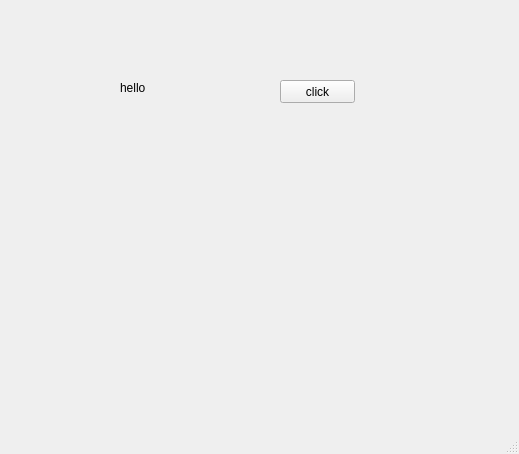
<?xml version="1.0" encoding="UTF-8"?>
<ui version="4.0">
 <class>MainWindow</class>
 <widget class="QMainWindow" name="MainWindow">
  <property name="geometry">
   <rect>
    <x>0</x>
    <y>0</y>
    <width>519</width>
    <height>454</height>
   </rect>
  </property>
  <property name="windowTitle">
   <string>MainWindow</string>
  </property>
  <widget class="QWidget" name="centralwidget">
   <widget class="QLabel" name="lbl1">
    <property name="geometry">
     <rect>
      <x>120</x>
      <y>80</y>
      <width>131</width>
      <height>16</height>
     </rect>
    </property>
    <property name="text">
     <string>hello</string>
    </property>
   </widget>
   <widget class="QPushButton" name="btn1">
    <property name="geometry">
     <rect>
      <x>280</x>
      <y>80</y>
      <width>75</width>
      <height>23</height>
     </rect>
    </property>
    <property name="text">
     <string>click</string>
    </property>
   </widget>
  </widget>
  <widget class="QMenuBar" name="menubar">
   <property name="geometry">
    <rect>
     <x>0</x>
     <y>0</y>
     <width>519</width>
     <height>21</height>
    </rect>
   </property>
  </widget>
  <widget class="QStatusBar" name="statusbar"/>
 </widget>
 <resources/>
 <connections/>
</ui>
